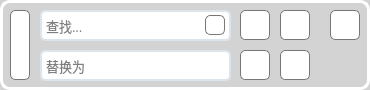
<?xml version="1.0" encoding="UTF-8"?>
<ui version="4.0">
 <class>SearchFrame</class>
 <widget class="QFrame" name="SearchFrame">
  <property name="geometry">
   <rect>
    <x>0</x>
    <y>0</y>
    <width>370</width>
    <height>90</height>
   </rect>
  </property>
  <property name="windowTitle">
   <string>Frame</string>
  </property>
  <property name="styleSheet">
   <string notr="true">QFrame
{
border-style:none;
border-radius:10px;
padding:3px;
border:3px solid white;
background:lightgray;
}

QPushButton
{
border-style:none;
padding:2px;
border-radius:5px;
border:1px solid rgb(119,119,119);
color:black;
background:white;
}

QPushButton:hover
{
background:rgb(250, 250, 250);
}

QPushButton:pressed
{
background:rgb(220, 220, 220);
}</string>
  </property>
  <widget class="QPushButton" name="OpenBtn">
   <property name="geometry">
    <rect>
     <x>10</x>
     <y>10</y>
     <width>20</width>
     <height>70</height>
    </rect>
   </property>
   <property name="sizePolicy">
    <sizepolicy hsizetype="Fixed" vsizetype="Fixed">
     <horstretch>0</horstretch>
     <verstretch>0</verstretch>
    </sizepolicy>
   </property>
   <property name="styleSheet">
    <string notr="true">QPushButton
{
border-style:none;
padding:2px;
border-radius:5px;
border:1px solid rgb(119,119,119);
color:black;
background:white;
}

QPushButton:hover
{
background:rgb(250, 250, 250);
}

QPushButton:pressed
{
background:rgb(220, 220, 220);
}</string>
   </property>
   <property name="text">
    <string/>
   </property>
   <property name="icon">
    <iconset resource="res.qrc">
     <normaloff>:/images/images/down.ico</normaloff>:/images/images/down.ico</iconset>
   </property>
  </widget>
  <widget class="QWidget" name="DisplaceWidget" native="true">
   <property name="geometry">
    <rect>
     <x>40</x>
     <y>50</y>
     <width>271</width>
     <height>31</height>
    </rect>
   </property>
   <property name="sizePolicy">
    <sizepolicy hsizetype="Preferred" vsizetype="Minimum">
     <horstretch>0</horstretch>
     <verstretch>0</verstretch>
    </sizepolicy>
   </property>
   <property name="styleSheet">
    <string notr="true">QPushButton
{
border-style:none;
padding:2px;
border-radius:5px;
border:1px solid rgb(119,119,119);
color:black;
background:white;
}

QPushButton:hover
{
background:rgb(250, 250, 250);
}

QPushButton:pressed
{
background:rgb(220, 220, 220);
}</string>
   </property>
   <widget class="QLineEdit" name="DisplaceLineEdit">
    <property name="geometry">
     <rect>
      <x>0</x>
      <y>0</y>
      <width>191</width>
      <height>31</height>
     </rect>
    </property>
    <property name="sizePolicy">
     <sizepolicy hsizetype="MinimumExpanding" vsizetype="Minimum">
      <horstretch>0</horstretch>
      <verstretch>0</verstretch>
     </sizepolicy>
    </property>
    <property name="font">
     <font>
      <family>微软雅黑</family>
      <pointsize>10</pointsize>
     </font>
    </property>
    <property name="styleSheet">
     <string notr="true">QLineEdit
{
border-style:none;
padding:2px;
border-radius:5px;
border:2px solid #DCE4EC;
}

QLineEdit:focus
{
border:2px solid rgb(22,155,213);
}</string>
    </property>
    <property name="placeholderText">
     <string>替换为</string>
    </property>
   </widget>
   <widget class="QPushButton" name="DisplaceBtn">
    <property name="geometry">
     <rect>
      <x>200</x>
      <y>0</y>
      <width>30</width>
      <height>30</height>
     </rect>
    </property>
    <property name="whatsThis">
     <string>替换</string>
    </property>
    <property name="text">
     <string/>
    </property>
    <property name="icon">
     <iconset resource="res.qrc">
      <normaloff>:/images/images/Displace.ico</normaloff>:/images/images/Displace.ico</iconset>
    </property>
   </widget>
   <widget class="QPushButton" name="DisplaceAllBtn">
    <property name="geometry">
     <rect>
      <x>240</x>
      <y>0</y>
      <width>30</width>
      <height>30</height>
     </rect>
    </property>
    <property name="whatsThis">
     <string>全部替换</string>
    </property>
    <property name="text">
     <string/>
    </property>
    <property name="icon">
     <iconset resource="res.qrc">
      <normaloff>:/images/images/DisplaceAll.ico</normaloff>:/images/images/DisplaceAll.ico</iconset>
    </property>
   </widget>
  </widget>
  <widget class="QWidget" name="SearchWidget" native="true">
   <property name="geometry">
    <rect>
     <x>40</x>
     <y>10</y>
     <width>321</width>
     <height>31</height>
    </rect>
   </property>
   <property name="styleSheet">
    <string notr="true"/>
   </property>
   <widget class="QLineEdit" name="SearchLineEdit">
    <property name="geometry">
     <rect>
      <x>0</x>
      <y>0</y>
      <width>191</width>
      <height>31</height>
     </rect>
    </property>
    <property name="sizePolicy">
     <sizepolicy hsizetype="Fixed" vsizetype="Minimum">
      <horstretch>0</horstretch>
      <verstretch>0</verstretch>
     </sizepolicy>
    </property>
    <property name="font">
     <font>
      <family>微软雅黑</family>
      <pointsize>10</pointsize>
     </font>
    </property>
    <property name="whatsThis">
     <string/>
    </property>
    <property name="styleSheet">
     <string notr="true">QLineEdit
{
border-style:none;
padding:2px;
border-radius:5px;
border:2px solid #DCE4EC;
}

QLineEdit:focus
{
border:2px solid rgb(22,155,213);
}</string>
    </property>
    <property name="placeholderText">
     <string>查找...</string>
    </property>
   </widget>
   <widget class="QPushButton" name="CaseSensitive">
    <property name="geometry">
     <rect>
      <x>165</x>
      <y>5</y>
      <width>20</width>
      <height>20</height>
     </rect>
    </property>
    <property name="styleSheet">
     <string notr="true">QPushButton
{
border-style:none;
padding:2px;
border-radius:5px;
border:1px solid rgb(119,119,119);
background:white;
}

QPushButton:hover
{
background:rgb(250, 250, 250);
}

QPushButton:pressed
{
background:rgb(220, 220, 220);
}

QPushButton:checked
{
background:rgb(22,155,213);
border:1px solid rgb(22,155,213);
}</string>
    </property>
    <property name="text">
     <string/>
    </property>
    <property name="icon">
     <iconset resource="res.qrc">
      <normaloff>:/images/images/CaseSensitive.ico</normaloff>:/images/images/CaseSensitive.ico</iconset>
    </property>
    <property name="checkable">
     <bool>true</bool>
    </property>
    <property name="checked">
     <bool>false</bool>
    </property>
   </widget>
   <widget class="QPushButton" name="FindLastBtn">
    <property name="geometry">
     <rect>
      <x>200</x>
      <y>0</y>
      <width>30</width>
      <height>30</height>
     </rect>
    </property>
    <property name="sizePolicy">
     <sizepolicy hsizetype="Maximum" vsizetype="Maximum">
      <horstretch>0</horstretch>
      <verstretch>0</verstretch>
     </sizepolicy>
    </property>
    <property name="text">
     <string/>
    </property>
    <property name="icon">
     <iconset resource="res.qrc">
      <normaloff>:/images/images/left.ico</normaloff>:/images/images/left.ico</iconset>
    </property>
   </widget>
   <widget class="QPushButton" name="FindNextBtn">
    <property name="geometry">
     <rect>
      <x>240</x>
      <y>0</y>
      <width>30</width>
      <height>30</height>
     </rect>
    </property>
    <property name="sizePolicy">
     <sizepolicy hsizetype="Maximum" vsizetype="Maximum">
      <horstretch>0</horstretch>
      <verstretch>0</verstretch>
     </sizepolicy>
    </property>
    <property name="text">
     <string/>
    </property>
    <property name="icon">
     <iconset resource="res.qrc">
      <normaloff>:/images/images/right.ico</normaloff>:/images/images/right.ico</iconset>
    </property>
   </widget>
   <widget class="QPushButton" name="CloseBtn">
    <property name="geometry">
     <rect>
      <x>290</x>
      <y>0</y>
      <width>30</width>
      <height>30</height>
     </rect>
    </property>
    <property name="sizePolicy">
     <sizepolicy hsizetype="Maximum" vsizetype="Maximum">
      <horstretch>0</horstretch>
      <verstretch>0</verstretch>
     </sizepolicy>
    </property>
    <property name="styleSheet">
     <string notr="true"/>
    </property>
    <property name="text">
     <string/>
    </property>
    <property name="icon">
     <iconset resource="res.qrc">
      <normaloff>:/images/images/close.ico</normaloff>:/images/images/close.ico</iconset>
    </property>
   </widget>
  </widget>
 </widget>
 <resources>
  <include location="res.qrc"/>
 </resources>
 <connections/>
</ui>
